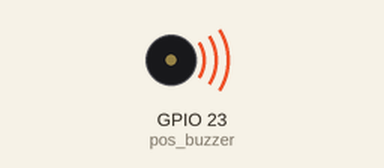
This program was run on a simulated ESP32 board running MicroPython. Parts: buzzer (waves = sounding).

Above: at 0.5 s.
Timing chart, 0 to 9.1 s (numbered marks = the images above):
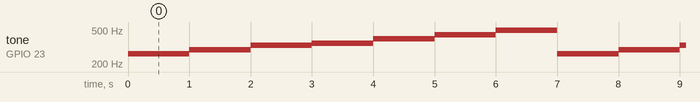

Measured:
- by itself, tone on GPIO 23 (pos_buzzer): repeats every 7.0 s: 294 Hz 1.0 s, 330 Hz 1.0 s, 350 Hz 1.0 s, 393 Hz 1.0 s, 441 Hz 1.0 s, 495 Hz 1.0 s, 262 Hz 1.0 s

The program:

2.________.py
```python
'''
该程序作用是使用无源蜂鸣器与 6 个按键实现电子琴效果，并弹奏小星星
在线文档：https://docs.geeksman.com/esp32/MicroPython/25.esp32-micropython-buzzer.html
'''
import time
from machine import Pin, PWM


# 定义音符对应的频率
tone_list = [262, 294,330, 350, 393, 441, 495]


# 定义无源蜂鸣器 PWM 控制对象
pos_buzzer = PWM(Pin(23, Pin.OUT))

# 定义按键对象
button_1 = Pin(25, Pin.IN, Pin.PULL_UP)
button_2 = Pin(26, Pin.IN, Pin.PULL_UP)
button_3 = Pin(27, Pin.IN, Pin.PULL_UP)
button_4 = Pin(14, Pin.IN, Pin.PULL_UP)
button_5 = Pin(12, Pin.IN, Pin.PULL_UP)
button_6 = Pin(13, Pin.IN, Pin.PULL_UP)
button_list = [button_1, button_2, button_3, button_4,
               button_5, button_6]

# 初始化音符频率
tone = 0


while True:
    pos_buzzer.duty(1000)
    for tone in tone_list:
        pos_buzzer.freq(tone)
        time.sleep(1)
    # 检测哪个按键触发
#     for i in range(len(button_list)):
#         if not button_list[i].value():
#             tone = tone_list[i]
#
#     # 蜂鸣器发声
#     if tone:
#         pos_buzzer.duty(1000)
#         pos_buzzer.freq(tone)
#     else:
#         pos_buzzer.duty(0)
#
#     tone = 0
#     time.sleep_ms(10)
```
